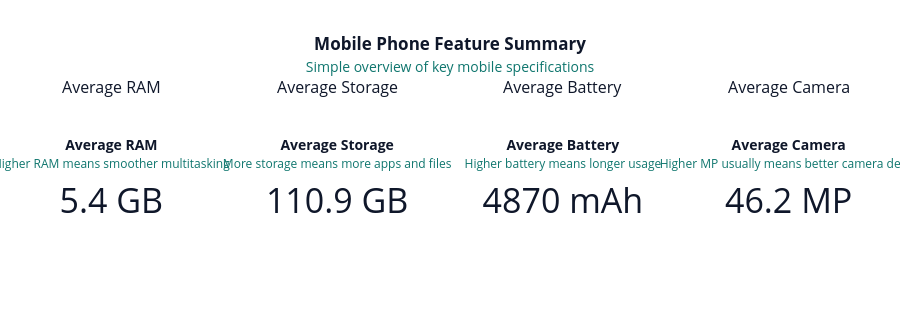

The code cell stored with this chart in its notebook:
### Code cell
kpi_data = [
    ("Average RAM", df["RAM_GB"].mean(), "GB", "Higher RAM means smoother multitasking"),
    ("Average Storage", df["Memory_GB"].mean(), "GB", "More storage means more apps and files"),
    ("Average Battery", df["Battery_mAh"].mean(), "mAh", "Higher battery means longer usage"),
    ("Average Camera", df["Rear_Camera_MP"].mean(), "MP", "Higher MP usually means better camera detail")
]

fig = make_subplots(
    rows=1,
    cols=4,
    specs=[[{"type": "indicator"}] * 4],
    subplot_titles=[item[0] for item in kpi_data]
)

for i, (title, value, unit, meaning) in enumerate(kpi_data, start=1):
    fig.add_trace(
        go.Indicator(
            mode="number",
            value=round(value, 1),
            number={
                "suffix": f" {unit}",
                "font": {"size": 34, "color": "#0f172a"}
            },
            title={
                "text": f"<b>{title}</b><br><span style='font-size:12px;color:#0f766e'>{meaning}</span>",
                "font": {"size": 14}
            }
        ),
        row=1,
        col=i
    )

fig.update_layout(
    title={
        "text": "<b>Mobile Phone Feature Summary</b><br><span style='font-size:14px;color:#0f766e'>Simple overview of key mobile specifications</span>",
        "x": 0.5
    },
    template="plotly_white",
    height=330,
    paper_bgcolor="#ffffff",
    font=dict(color="#0f172a"),
    margin=dict(t=100, b=30, l=20, r=20)
)

fig.show()

### Figure 1 — Plotly figure (JSON) as saved in the notebook; plotly's stock layout.template omitted (floating-point values rounded to 4 significant figures)
{"data": [{"domain": {"x": [0, 0.2125], "y": [0, 1]}, "mode": "number", "number": {"font": {"color": "#0f172a", "size": 34}, "suffix": " GB"}, "title": {"font": {"size": 14}, "text": "<b>Average RAM</b><br><span style='font-size:12px;color:#0f766e'>Higher RAM means smoother multitasking</span>"}, "type": "indicator", "value": 5.4}, {"domain": {"x": [0.2625, 0.475], "y": [0, 1]}, "mode": "number", "number": {"font": {"color": "#0f172a", "size": 34}, "suffix": " GB"}, "title": {"font": {"size": 14}, "text": "<b>Average Storage</b><br><span style='font-size:12px;color:#0f766e'>More storage means more apps and files</span>"}, "type": "indicator", "value": 110.9}, {"domain": {"x": [0.525, 0.7375], "y": [0, 1]}, "mode": "number", "number": {"font": {"color": "#0f172a", "size": 34}, "suffix": " mAh"}, "title": {"font": {"size": 14}, "text": "<b>Average Battery</b><br><span style='font-size:12px;color:#0f766e'>Higher battery means longer usage</span>"}, "type": "indicator", "value": 4874.0}, {"domain": {"x": [0.7875, 1], "y": [0, 1]}, "mode": "number", "number": {"font": {"color": "#0f172a", "size": 34}, "suffix": " MP"}, "title": {"font": {"size": 14}, "text": "<b>Average Camera</b><br><span style='font-size:12px;color:#0f766e'>Higher MP usually means better camera detail</span>"}, "type": "indicator", "value": 46.2}], "layout": {"annotations": [{"font": {"size": 16}, "showarrow": false, "text": "Average RAM", "x": 0.1062, "xanchor": "center", "xref": "paper", "y": 1, "yanchor": "bottom", "yref": "paper"}, {"font": {"size": 16}, "showarrow": false, "text": "Average Storage", "x": 0.3688, "xanchor": "center", "xref": "paper", "y": 1, "yanchor": "bottom", "yref": "paper"}, {"font": {"size": 16}, "showarrow": false, "text": "Average Battery", "x": 0.6313, "xanchor": "center", "xref": "paper", "y": 1, "yanchor": "bottom", "yref": "paper"}, {"font": {"size": 16}, "showarrow": false, "text": "Average Camera", "x": 0.8938, "xanchor": "center", "xref": "paper", "y": 1, "yanchor": "bottom", "yref": "paper"}], "font": {"color": "#0f172a"}, "height": 330, "margin": {"b": 30, "l": 20, "r": 20, "t": 100}, "paper_bgcolor": "#ffffff", "title": {"text": "<b>Mobile Phone Feature Summary</b><br><span style='font-size:14px;color:#0f766e'>Simple overview of key mobile specifications</span>", "x": 0.5}}}
